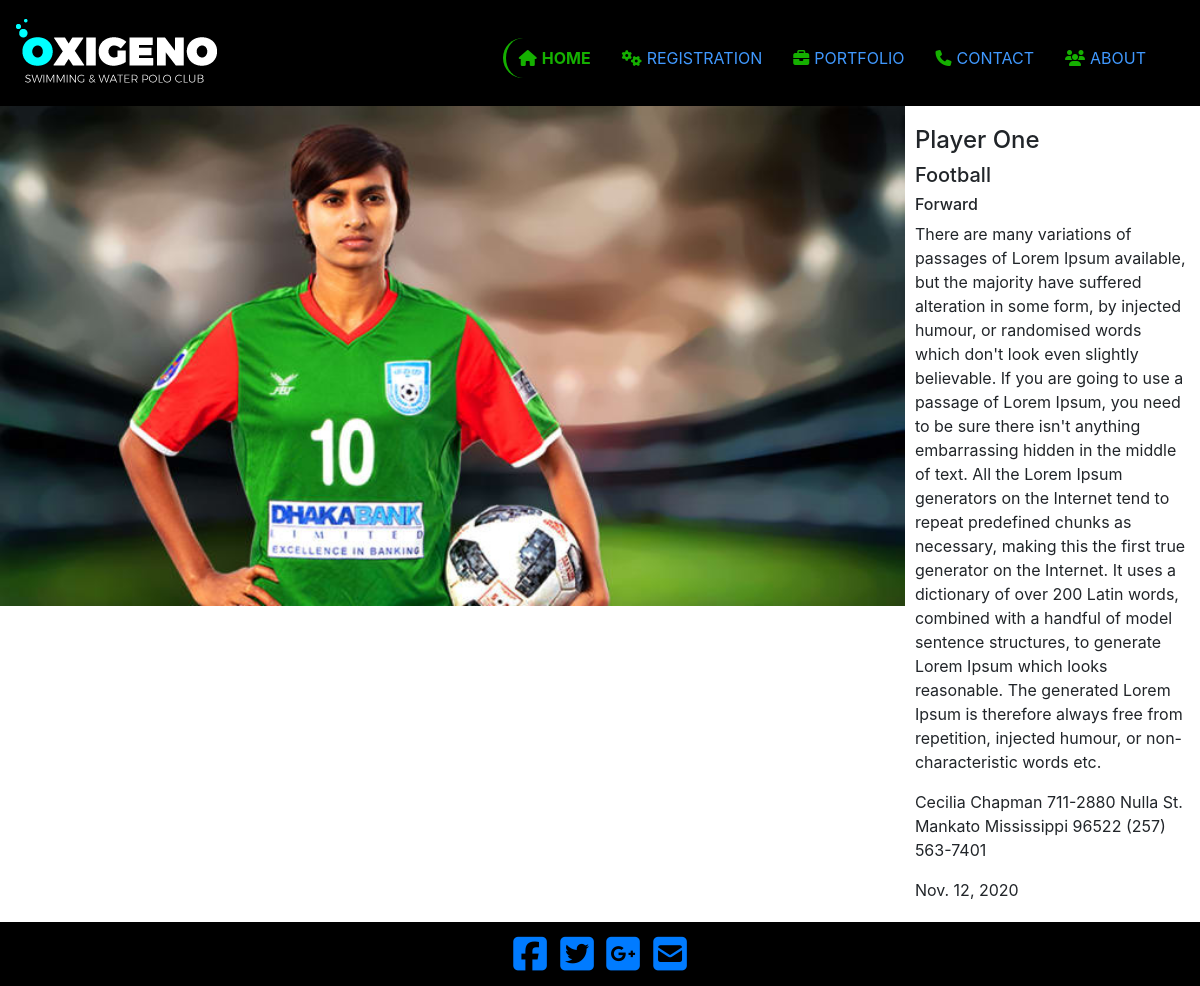
The app's page /profile/1 with its own data.
### my_club/models.py (models this page shows, shortened)
class member(models.Model):
    name=models.CharField(max_length=255)
    category=models.CharField(max_length=255)
    position= models.CharField(null=True, blank=True, max_length=255)
    description=models.TextField(null=True, blank=True)
    address= models.TextField()
    join_date=models.DateField(auto_now_add=True)
    photo=models.ImageField(null=True, blank=True, upload_to= 'media/')
    fees=models.IntegerField(default=200)

### my_club/views.py (the view)
# urls.py: path('profile/<int:pk>',ShowProfile.as_view(),name='profile'),
class ShowProfile(DetailView):
    model=member
    template_name='profile.html'
    def get_context_data(self,*args,**kwargs):
        profile=member.objects.all ()
        context = super (ShowProfile, self).get_context_data(*args,**kwargs)
        context ['profile']=profile
        return context

### my_club/templates/profile.html
{% extends 'base.html' %}
{% load static %}
{%block content%}
<div class="media">
<div class="figure">
  <img src="{{member.photo.url}}" class="align-self-center mr-3" alt="...">
</div>
  <div class="media-body">
    <h4 class="mt-0">{{member.name}}</h4>
    <h5>{{member.category}}</h5>
    <h6>{{member.position}}</h6>
    <p>{{member.description}}</p>
    <p>{{member.address}}</p>
    <p class="mb-0">{{member.join_date}}</p>
  </div>
</div>
{%endblock%}

### my_club/templates/base.html (shortened to what this page needs)
{% load static %}
<!doctype html>
<html lang="en">
  <head>
    <link rel="stylesheet" href="https://cdn.jsdelivr.net/npm/bootstrap@4.5.3/dist/css/bootstrap.min.css">
   <link rel="stylesheet" href="https://unpkg.com/swiper/swiper-bundle.min.css">
    <link rel="stylesheet" href="{% static 'css/style.css'%}" >
  </head>
  <body>
    <nav class="navbar navbar-expand-lg">
  <a class="navbar-brand" href="#"><img src="{% static 'images/logo.png'%}"></a>
 <div class="collapse navbar-collapse" id="mainMenu">
                <ul class="navbar-nav ml-auto navList">
                    <li class="nav-item active"><a href="{% url 'home'%}" class="nav-link"><i class="fa fa-home"></i>HOME<span class="sr-only">(current)</span></a></li>
                    <li class="nav-item">
                        <a href="{% url 'registration' %}" class="nav-link"><i class="fa fa-cogs"></i>Registration</a>
                    </li>
                    <li class="nav-item">
                        <a href="portfolio.html" class="nav-link"><i class="fa fa-briefcase"></i>Portfolio</a>
                    </li>
                    <li class="nav-item">
                        <a href="contact.html" class="nav-link"><i class="fa fa-phone"></i>Contact</a>
                    </li>
                    <li class="nav-item">
                        <a href="about.html" class="nav-link"><i class="fa fa-users"></i>About</a>
                    </li>
                </ul>
    </div>
</nav>
<div class="container-fluid px-0 mx-0">
    {% block content%}
    {% endblock %}
</div>
<div class="container-fluid footer">
<div class="text-center center-block py-2">
                <a href="https://www.facebook.com/bootsnipp"><i class="fa fa-facebook-square fa-3x social"></i></a>
	            <a href="https://twitter.com/bootsnipp"><i class="fa fa-twitter-square fa-3x social"></i></a>
	            <a href="https://plus.google.com/+Bootsnipp-page"><i class="fa fa-google-plus-square fa-3x social"></i></a>
	            <a href="mailto:bootsnipp@gmail.com"><i class="fa fa-envelope-square fa-3x social"></i></a>
</div>
</div>
  </body>
</html>

### static/css/style.css (style rules this page uses)
.navbar { background-color: black; }
.navbar ul { padding: 0px 30px 0px 0px; }
.navbar ul li a { color:#4099FF; margin: 10px 0px 0px 10px; text-transform: uppercase; font-size: 16px; }
.navbar ul li a .fa { padding-right:5px; padding-left:5px; color: #15b000; }
.navbar ul li.active > a { color: #15b000; font-weight: bold; font-size: 16px; border-left: 3px solid #15b000; border-radius: 40px; font-weight:bold; }
.footer { background-color: black; }
.social { -webkit-transform: scale(0.8); -moz-transform: scale(0.8); -o-transform: scale(0.8); -webkit-transition-duration: 0.5s; -moz-transition-duration: 0.5s; -o-transition-duration: 0.5s; }
.figure img { height:500px; width:100%; }
.media .media-body { padding:20px 10px !important; }

### records on screen
member: photo (picture), name "Player One", category "Football", position "Forward", description "There are many variations of passages of Lorem Ipsum available, but the majority have suffered alteration in some form, by injected humour, or randomised words which don't look even slightly believable. If you are going to use a passage of Lorem Ipsum, you need to be sure there isn't anything embarrassing hidden in the middle of text. All the Lorem Ipsum generators on the Internet tend to repeat predefined chunks as necessary, making this the first true generator on the Internet. It uses a dictionary of over 200 Latin words, combined with a handful of model sentence structures, to generate Lorem Ipsum which looks reasonable. The generated Lorem Ipsum is therefore always free from…", address "Cecilia Chapman 711-2880 Nulla St. Mankato Mississippi 96522 (257) 563-7401", join_date "Nov. 12, 2020"
